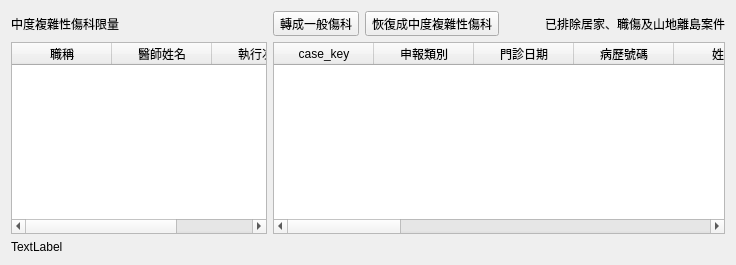
        <widget class="QWidget" name="tab_7">
         <attribute name="title">
          <string>中度複雜性傷科次數</string>
         </attribute>
         <layout class="QGridLayout" name="gridLayout_6">
          <item row="0" column="0">
           <widget class="QLabel" name="label_moderate_massage_limit">
            <property name="text">
             <string>中度複雜性傷科限量</string>
            </property>
           </widget>
          </item>
          <item row="1" column="0">
           <widget class="QTableWidget" name="tableWidget_moderate_massage_doctor">
            <property name="maximumSize">
             <size>
              <width>320</width>
              <height>16777215</height>
             </size>
            </property>
            <property name="editTriggers">
             <set>QAbstractItemView::NoEditTriggers</set>
            </property>
            <property name="selectionMode">
             <enum>QAbstractItemView::SingleSelection</enum>
            </property>
            <property name="selectionBehavior">
             <enum>QAbstractItemView::SelectRows</enum>
            </property>
            <column>
             <property name="text">
              <string>職稱</string>
             </property>
            </column>
            <column>
             <property name="text">
              <string>醫師姓名</string>
             </property>
            </column>
            <column>
             <property name="text">
              <string>執行次數</string>
             </property>
            </column>
           </widget>
          </item>
          <item row="0" column="2">
           <layout class="QHBoxLayout" name="horizontalLayout_6">
            <item>
             <widget class="QToolButton" name="toolButton_massage1">
              <property name="text">
               <string>轉成一般傷科</string>
              </property>
              <property name="icon">
               <iconset>
                <normaloff>../icons/down.svg</normaloff>../icons/down.svg</iconset>
              </property>
              <property name="toolButtonStyle">
               <enum>Qt::ToolButtonTextBesideIcon</enum>
              </property>
             </widget>
            </item>
            <item>
             <widget class="QToolButton" name="toolButton_complicated3">
              <property name="text">
               <string>恢復成中度複雜性傷科</string>
              </property>
              <property name="icon">
               <iconset>
                <normaloff>../icons/edit-undo.svg</normaloff>../icons/edit-undo.svg</iconset>
              </property>
              <property name="toolButtonStyle">
               <enum>Qt::ToolButtonTextBesideIcon</enum>
              </property>
             </widget>
            </item>
            <item>
             <spacer name="horizontalSpacer_7">
              <property name="orientation">
               <enum>Qt::Horizontal</enum>
              </property>
              <property name="sizeHint" stdset="0">
               <size>
                <width>40</width>
                <height>20</height>
               </size>
              </property>
             </spacer>
            </item>
            <item>
             <widget class="QLabel" name="label_6">
              <property name="text">
               <string>已排除居家、職傷及山地離島案件</string>
              </property>
             </widget>
            </item>
           </layout>
          </item>
          <item row="1" column="2">
           <widget class="QTableWidget" name="tableWidget_moderate_massage_case">
            <property name="editTriggers">
             <set>QAbstractItemView::NoEditTriggers</set>
            </property>
            <property name="selectionMode">
             <enum>QAbstractItemView::SingleSelection</enum>
            </property>
            <property name="selectionBehavior">
             <enum>QAbstractItemView::SelectRows</enum>
            </property>
            <column>
             <property name="text">
              <string>case_key</string>
             </property>
            </column>
            <column>
             <property name="text">
              <string>申報類別</string>
             </property>
            </column>
            <column>
             <property name="text">
              <string>門診日期</string>
             </property>
            </column>
            <column>
             <property name="text">
              <string>病歷號碼</string>
             </property>
            </column>
            <column>
             <property name="text">
              <string>姓名</string>
             </property>
            </column>
            <column>
             <property name="text">
              <string>就醫類別</string>
             </property>
            </column>
            <column>
             <property name="text">
              <string>卡序</string>
             </property>
            </column>
            <column>
             <property name="text">
              <string>療程</string>
             </property>
            </column>
            <column>
             <property name="text">
              <string>藥日</string>
             </property>
            </column>
            <column>
             <property name="text">
              <string>主診斷碼</string>
             </property>
            </column>
            <column>
             <property name="text">
              <string>診斷名稱</string>
             </property>
            </column>
            <column>
             <property name="text">
              <string>處置項目</string>
             </property>
            </column>
            <column>
             <property name="text">
              <string>主治醫師</string>
             </property>
            </column>
            <column>
             <property name="text">
              <string>診察費</string>
             </property>
            </column>
            <column>
             <property name="text">
              <string>處置費</string>
             </property>
            </column>
           </widget>
          </item>
          <item row="2" column="0">
           <widget class="QLabel" name="label_moderate_massage">
            <property name="text">
             <string>TextLabel</string>
            </property>
           </widget>
          </item>
         </layout>
        </widget>
